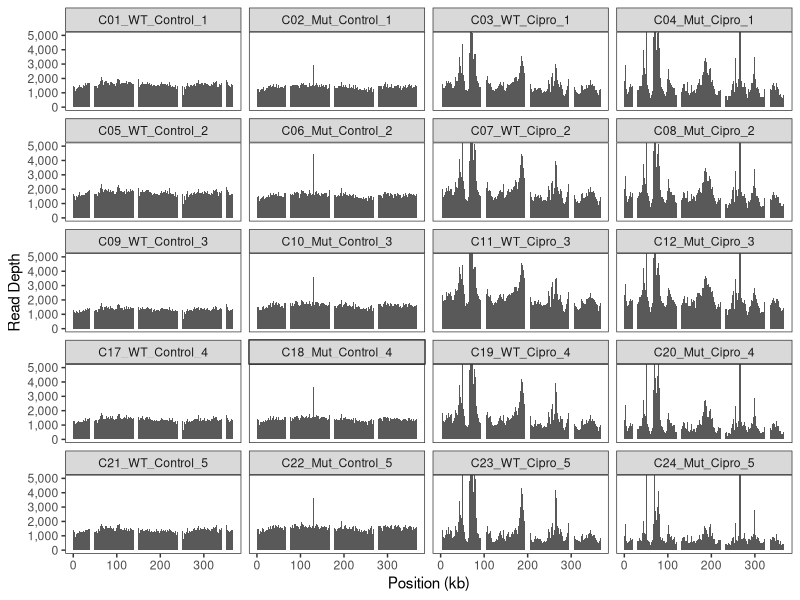
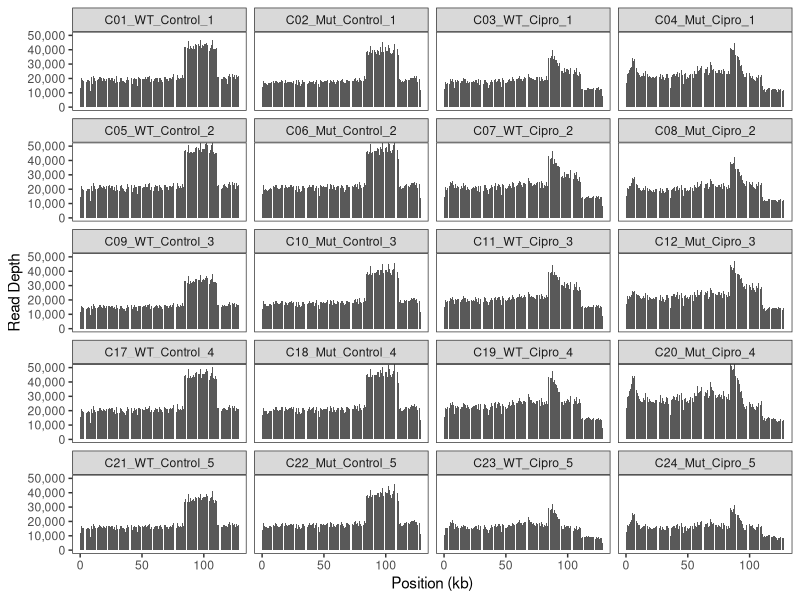
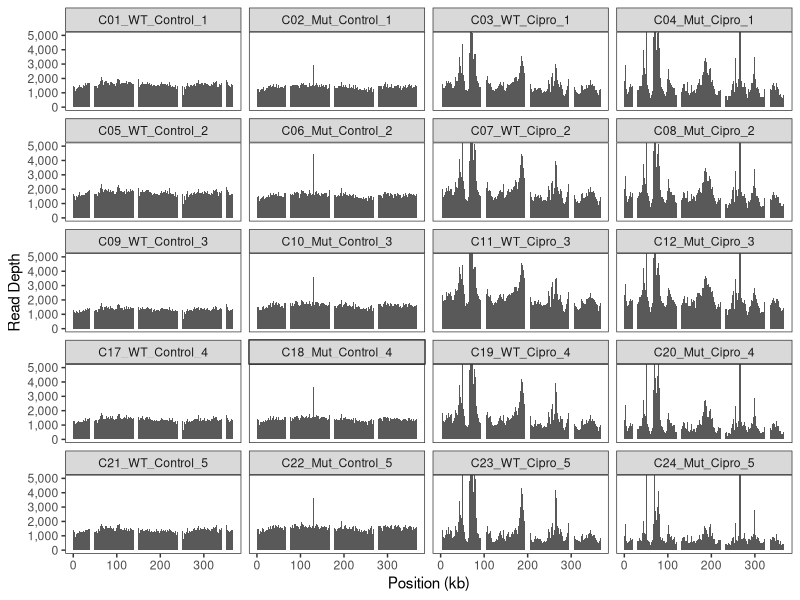
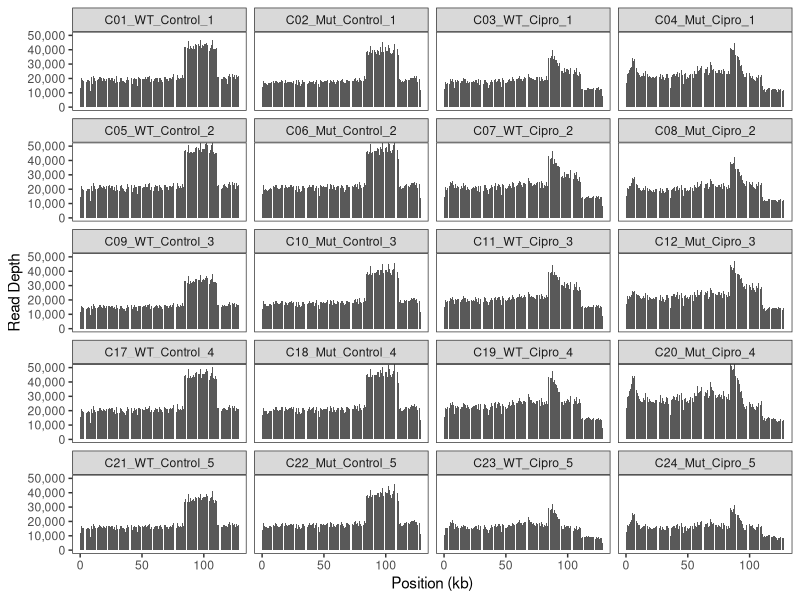

Recreate these plots in R, in order.
library (tidyverse)
library (scales)

cov_data_mito = read.table("depth.mito.sw.mod.txt", header=TRUE)
cov_data_plastid = read.table("depth.plastid.sw.mod.txt", header=TRUE)

cov_data_mito_long = cov_data_mito %>%
  pivot_longer(
    cols = c(C10_Mut_Control_3, C11_WT_Cipro_3, C12_Mut_Cipro_3, 
             C17_WT_Control_4, C18_Mut_Control_4, C19_WT_Cipro_4, 
             C01_WT_Control_1, C20_Mut_Cipro_4, C21_WT_Control_5, 
             C22_Mut_Control_5, C23_WT_Cipro_5, C24_Mut_Cipro_5, 
             C02_Mut_Control_1, C03_WT_Cipro_1, C04_Mut_Cipro_1, 
             C05_WT_Control_2, C06_Mut_Control_2, C07_WT_Cipro_2, 
             C08_Mut_Cipro_2, C09_WT_Control_3), 
    names_to = "Library",
    values_to = "Coverage"
  )


cov_data_plastid_long = cov_data_plastid %>%
  pivot_longer(
    cols = c(C10_Mut_Control_3, C11_WT_Cipro_3, C12_Mut_Cipro_3, 
             C17_WT_Control_4, C18_Mut_Control_4, C19_WT_Cipro_4, 
             C01_WT_Control_1, C20_Mut_Cipro_4, C21_WT_Control_5, 
             C22_Mut_Control_5, C23_WT_Cipro_5, C24_Mut_Cipro_5, 
             C02_Mut_Control_1, C03_WT_Cipro_1, C04_Mut_Cipro_1, 
             C05_WT_Control_2, C06_Mut_Control_2, C07_WT_Cipro_2, 
             C08_Mut_Cipro_2, C09_WT_Control_3), 
    names_to = "Library",
    values_to = "Coverage"
  )


ggplot (data = cov_data_mito_long, aes(x=Position/1000, y=Coverage)) + 
  geom_bar(stat="identity") +
  facet_wrap(~Library, ncol=4) +
  theme_bw() +
  scale_x_continuous(labels = comma) +
  scale_y_continuous(labels = comma) +
  coord_cartesian(ylim = c(0, 5000)) +
  xlab ("Position (kb)") +
  ylab ("Read Depth") +
  theme(legend.position = "none", panel.grid = element_blank())

ggsave ("mito_cipro_coverage.pdf", height=6.7, width=6.7)


ggplot (data = cov_data_plastid_long, aes(x=Position/1000, y=Coverage)) + 
  geom_bar(stat="identity") +
  facet_wrap(~Library, ncol=4) +
  theme_bw() +
  scale_x_continuous(labels = comma) +
  scale_y_continuous(labels = comma) +
  coord_cartesian(ylim = c(0, 50000)) +
  xlab ("Position (kb)") +
  ylab ("Read Depth") +
  theme(legend.position = "none", panel.grid = element_blank())

ggsave ("plastid_cipro_coverage.pdf", height=6.7, width=6.7)

